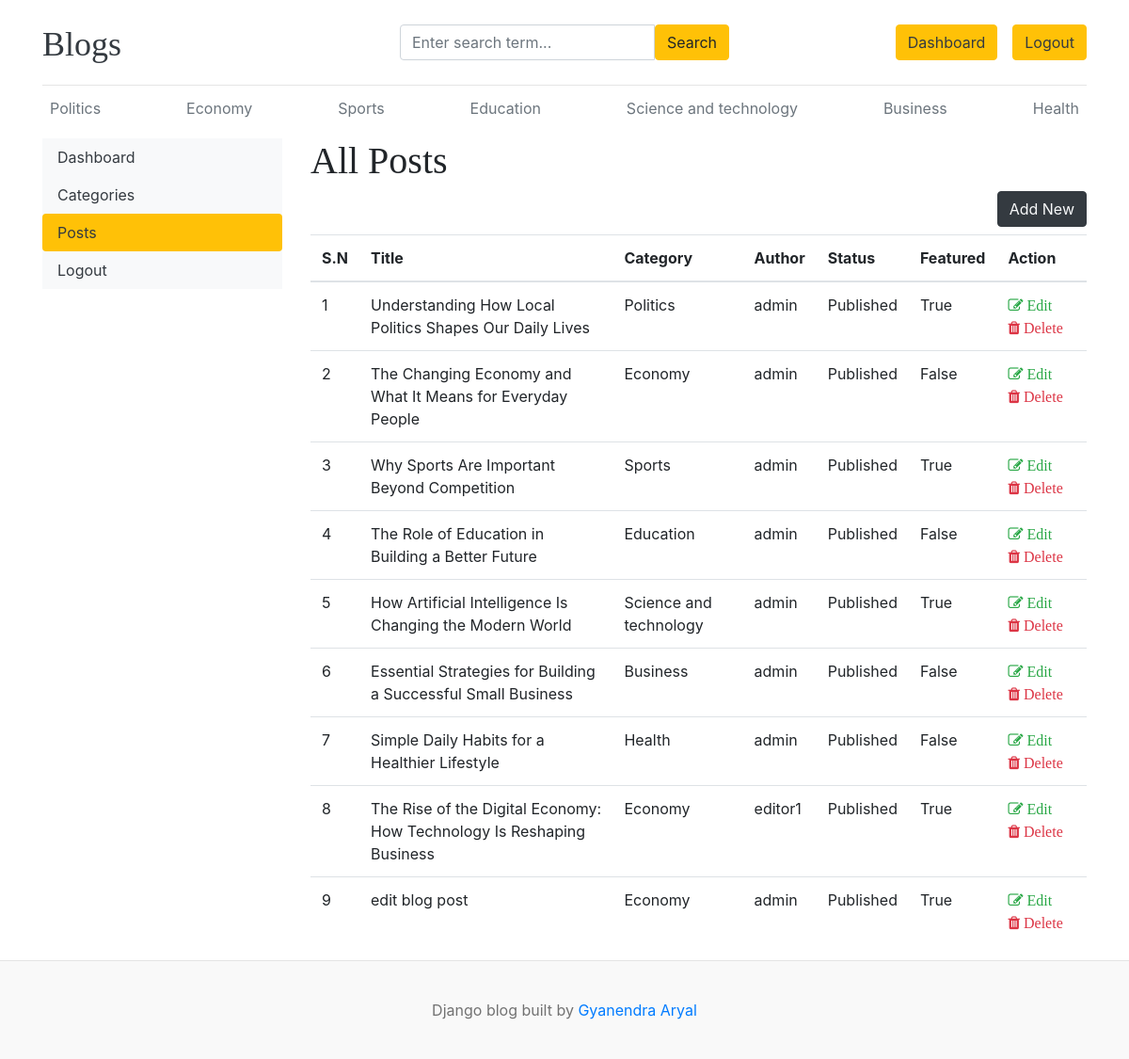
The page /dashboard/posts/ (signed in) on the database its author committed.
### blogs/models.py (models this page shows, shortened)
class Category(models.Model):
    id = models.BigAutoField(primary_key=True)
    category_name = models.CharField(max_length=100, unique=True)
    created_at = models.DateTimeField(auto_now_add=True)
    updated_at = models.DateTimeField(auto_now=True)
    class Meta:
        verbose_name_plural = "categories"
    def __str__(self):
        return self.category_name

class Blog(models.Model):
    STATUS_CHOICES = [
        ("Draft", "DRAFT"),
        ("Published", "PUBLISHED"),
    ]
    id = models.BigAutoField(primary_key=True)
    title = models.CharField(max_length=100)
    slug = models.SlugField(max_length=150, unique=True, blank=True)
    category = models.ForeignKey(Category, on_delete=models.CASCADE)
    author = models.ForeignKey(User, on_delete=models.CASCADE)
    featured_image = models.ImageField(upload_to="uploads/%Y/%m/%d")
    short_description = models.TextField()
    blog_body = models.TextField()
    status = models.CharField(choices=STATUS_CHOICES, default="Draft", max_length=20)
    is_featured = models.BooleanField(default=False)
    created_at = models.DateTimeField(auto_now_add=True)
    updated_at = models.DateTimeField(auto_now=True)

### dashboards/views.py (the view)
# urls.py: path("posts/", views.posts, name="posts"),
def posts(request):
    posts = Blog.objects.all()
    context = {"posts": posts}
    return render(request, "dashboard/posts.html", context)

### blogs/context_processors.py (called while the page is built)
def get_categories(request):
    categories = Category.objects.all()
    return dict(categories=categories)

def get_social_links(request):
    social_links = SocialLink.objects.all()
    return dict(social_links=social_links)

### templates/dashboard/posts.html (shortened to what this page needs)
{% extends "base.html" %}
{% block content %}
<div class="row">
  {% include "dashboard/sidebar.html" %} {% comment %} Right sidebar {% endcomment %}
  <div class="col-md-9">
    <h1>All Posts</h1>
    <a href="{% url "add_post"%}" class="btn text-light btn-dark float-right mb-2">Add New</a>
    <table class="table table-hover">
      <thead>
        <tr>
          <th>S.N</th>
          <th>Title</th>
          <th>Category</th>
          <th>Author</th>
          <th>Status</th>
          <th>Featured</th>
          <th>Action</th>
        </tr>
      </thead>
      <tbody>
        {% for post in posts %}
        <tr>
          <td>{{forloop.counter}}</td>
          <td>{{post.title}}</td>
          <td>{{post.category}}</td>
          <td>{{post.author}}</td>
          <td>{{post.status}}</td>
          <td>{{post.is_featured}}</td>
          <td>
            <a href="{% url "edit_post" post.id %}">
              <i class="fa fa-edit text-success"> Edit</i>
            </a>
            <a href="">
              <i class="fa fa-trash text-danger"> Delete</i>
            </a>
          </td>
        </tr>
        {% endfor %}
      </tbody>
    </table>
  </div>
</div>
{% endblock content %}

### templates/base.html (shortened to what this page needs)
{%load static%}
<!DOCTYPE html>
<html lang="en">
<head>
    <link href="https://getbootstrap.com/docs/4.0/dist/css/bootstrap.min.css" rel="stylesheet">
    <link href="{% static 'css/blog.css'%}" rel="stylesheet">
    <link rel="stylesheet" href="https://cdnjs.cloudflare.com/ajax/libs/font-awesome/4.7.0/css/font-awesome.min.css">
  </head>
<body>
    <div class="container">
      <header class="blog-header py-3">
        <div class="row flex-nowrap justify-content-between align-items-center">
          <div class="col-4 pt-1">
            <a class="blog-header-logo text-dark" href="/">Blogs</a>
          </div>
          <div class = "col-4">
            <form action="{% url "search" %}" method="GET">
                <div class="input-group">
                    <input class="form-control" name="keyword" value="{{ keyword }}" type="text" placeholder="Enter search term...">
                    <button type="submit" class="btn btn-warning " id="button-search">Search</button>
                </div>
            </form>
          </div>
          <div class="col-4 d-flex justify-content-end align-items-center">
            {% if not user.is_authenticated %}
            <a class="btn btn-sm btn-warning" href="{% url "login"%}">Log In</a> &nbsp;
            <a class="btn btn-sm btn-outline-secondary" href="{% url 'register'%}">Register</a>
            {% else %}
            <button class="btn btn-warning"><a class="text-dark" href="{% url "dashboard"%}">Dashboard</a></button >
            <button class="btn btn-warning"><a class="text-dark" href="{% url "logout"%}">Logout</a></button >
            {% endif %}
          </div>
        </div>
      </header>
      <div class="nav-scroller py-1 mb-2">
        <nav class="nav d-flex justify-content-between">
            {% for cat in categories%}
          <a class="p-2 text-muted" href="{% url 'posts_by_category' cat.id %} ">{{cat}}</a>
          {% endfor %}
        </nav>
      </div>
{% block content %}
{% endblock content %}
</div>
<footer class="blog-footer">
    <p>Django blog built by <a href="#">Gyanendra Aryal</a></p>
</footer>
</body>
</html>

### blog_main/static/css/blog.css (style rules this page uses)
.blog-header { border-bottom: 1px solid #e5e5e5; }
.blog-header-logo { font-family: "Playfair Display", Georgia, "Times New Roman", serif; font-size: 2.25rem; }
h1, h2, h3, h4, h5, h6 { font-family: "Playfair Display", Georgia, "Times New Roman", serif; }
.blog-footer { padding: 2.5rem 0; color: #727272; text-align: center; background-color: #f9f9f9; border-top: .05rem solid #e5e5e5; }
.blog-footer p:last-child { margin-bottom: 0; }

### rows shown on the page
Category: category_name "Politics"
Category: category_name "Economy"
Category: category_name "Sports"
Category: category_name "Education"
Category: category_name "Science and technology"
Category: category_name "Business"
Category: category_name "Health"
Blog: title "Understanding How Local Politics Shapes Our Daily Lives", category "Politics", author "admin", status "Published", is_featured "True"
Blog: title "The Changing Economy and What It Means for Everyday People", category "Economy", author "admin", status "Published", is_featured "False"
Blog: title "Why Sports Are Important Beyond Competition", category "Sports", author "admin", status "Published", is_featured "True"
Blog: title "The Role of Education in Building a Better Future", category "Education", author "admin", status "Published", is_featured "False"
Blog: title "How Artificial Intelligence Is Changing the Modern World", category "Science and technology", author "admin", status "Published", is_featured "True"
Blog: title "Essential Strategies for Building a Successful Small Business", category "Business", author "admin", status "Published", is_featured "False"
Blog: title "Simple Daily Habits for a Healthier Lifestyle", category "Health", author "admin", status "Published", is_featured "False"
Blog: title "The Rise of the Digital Economy: How Technology Is Reshaping Business", category "Economy", author "editor1", status "Published", is_featured "True"
Blog: title "edit blog post", category "Economy", author "admin", status "Published", is_featured "True"
